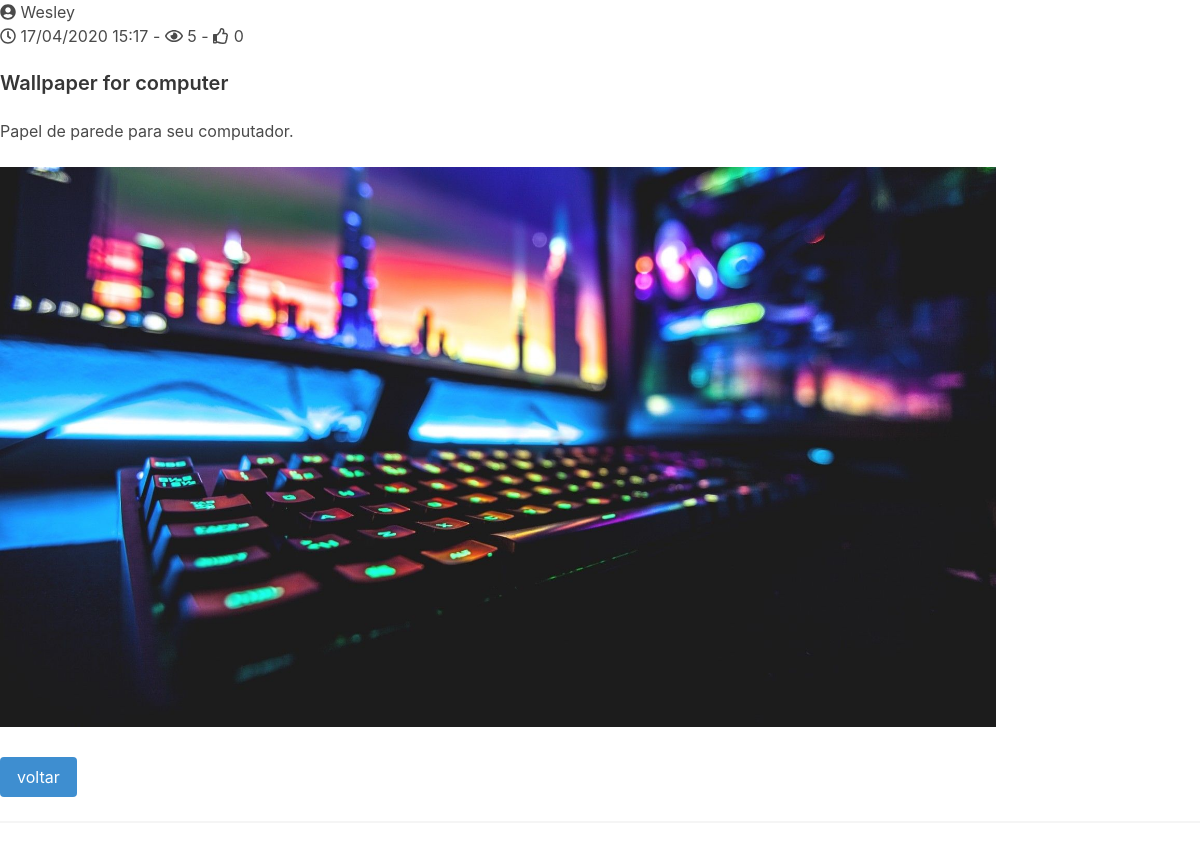
Page /p/9 on the committed database.
### tables this page shows
CREATE TABLE `posts` (
  `id` int(20) NOT NULL,
  `id_postador` int(20) NOT NULL,
  `titulo` varchar(200) NOT NULL,
  `data` varchar(200) NOT NULL,
  `postagem` text NOT NULL,
  `visitas` int(200) NOT NULL,
  `curtidas` int(200) NOT NULL,
  `imagem` varchar(200) NOT NULL
);

CREATE TABLE `usuarios` (
  `id` int(20) NOT NULL,
  `nome` varchar(200) NOT NULL,
  `usuario` varchar(200) NOT NULL,
  `senha` varchar(200) NOT NULL,
  `nivel` int(20) NOT NULL DEFAULT 1
);

### lib/settings.php (called while the page is built, shortened)
<?php
    $data = date('d/m/Y H:i');
?>

### pags/p.php (the view, shortened to what this page needs)
<?php
    $idPost = addslashes($explode['1']);
    $sql = $con->prepare("SELECT * FROM posts WHERE id = ?");
    $sql->bind_param("s",$idPost);
    $sql->execute();
    $get = $sql->get_result();
    $total = $get->num_rows;
    if($total <= 0){
        echo "<div class='notification is-warning>Nenhuma publicação encontrada!</div>'";
    }else{
        while($dados = $get->fetch_array()){
        $idPostador = $dados['id_postador'];
        $query = $con->prepare("SELECT * FROM usuarios WHERE id = ?");
        $query->bind_param("s", $idPostador);
        $query->execute();
        $dadosU = $query->get_result()->fetch_assoc();
?>
    <div class='post-container'>
      <div class='post'>
        <i class="fas fa-user-circle"></i> <?php echo $dadosU['nome'] ?> <br>
        <i class="far fa-clock"></i> <?php echo $dados['data'] ?> -
        <i class="far fa-eye"></i> <?php echo $dados['visitas'] ?> -
        <i class="far fa-thumbs-up" onclick="location.href='curtir/<?php echo $dados['id'] ?>/<?php echo $dados['curtidas'] ?>'"></i> <?php echo $dados['curtidas'] ?>
        <br> <br>
        <h1 class="title is-5"><?php echo $dados['titulo'];?></h1>
        <div class='post-content'>
         <div class="columns">
             <div class="column is-10">
                <?php echo $dados['postagem']; ?> <br><br>
                <img src="<?php echo $dados['imagem'];?>">
             </div>
         </div><a href="../blog"> <button class="button is-info">voltar</button> </a>
        </div>
      </div>
      <hr>
      </div>
<?php }}?>

### style.css (style rules this page uses)
* { margin:0px; padding: 0px; }

### rows in the picture
posts: usuarios.nome "Wesley", data "17/04/2020 15:17", visitas "5", curtidas "0", titulo "Wallpaper for computer", postagem "Papel de parede para seu computador.", imagem (picture)
